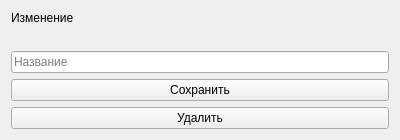
<?xml version="1.0" encoding="UTF-8"?>
<ui version="4.0">
 <class>UpdateOnlyNameForm</class>
 <widget class="QWidget" name="UpdateOnlyNameForm">
  <property name="geometry">
   <rect>
    <x>0</x>
    <y>0</y>
    <width>400</width>
    <height>108</height>
   </rect>
  </property>
  <property name="windowTitle">
   <string>Мультивендорная поддержка</string>
  </property>
  <layout class="QVBoxLayout" name="verticalLayout">
   <item>
    <widget class="QLabel" name="titleLbl">
     <property name="styleSheet">
      <string notr="true">font: 14pt &quot;MS Shell Dlg 2&quot;;</string>
     </property>
     <property name="text">
      <string>Изменение</string>
     </property>
    </widget>
   </item>
   <item>
    <widget class="QLabel" name="errorLbl">
     <property name="styleSheet">
      <string notr="true">color: rgb(255, 0, 0);</string>
     </property>
     <property name="text">
      <string/>
     </property>
    </widget>
   </item>
   <item>
    <widget class="QLineEdit" name="nameLineEdit">
     <property name="placeholderText">
      <string>Название</string>
     </property>
    </widget>
   </item>
   <item>
    <widget class="QPushButton" name="updateBtn">
     <property name="text">
      <string>Сохранить</string>
     </property>
    </widget>
   </item>
   <item>
    <widget class="QPushButton" name="deleteBtn">
     <property name="text">
      <string>Удалить</string>
     </property>
    </widget>
   </item>
  </layout>
 </widget>
 <resources/>
 <connections/>
</ui>
